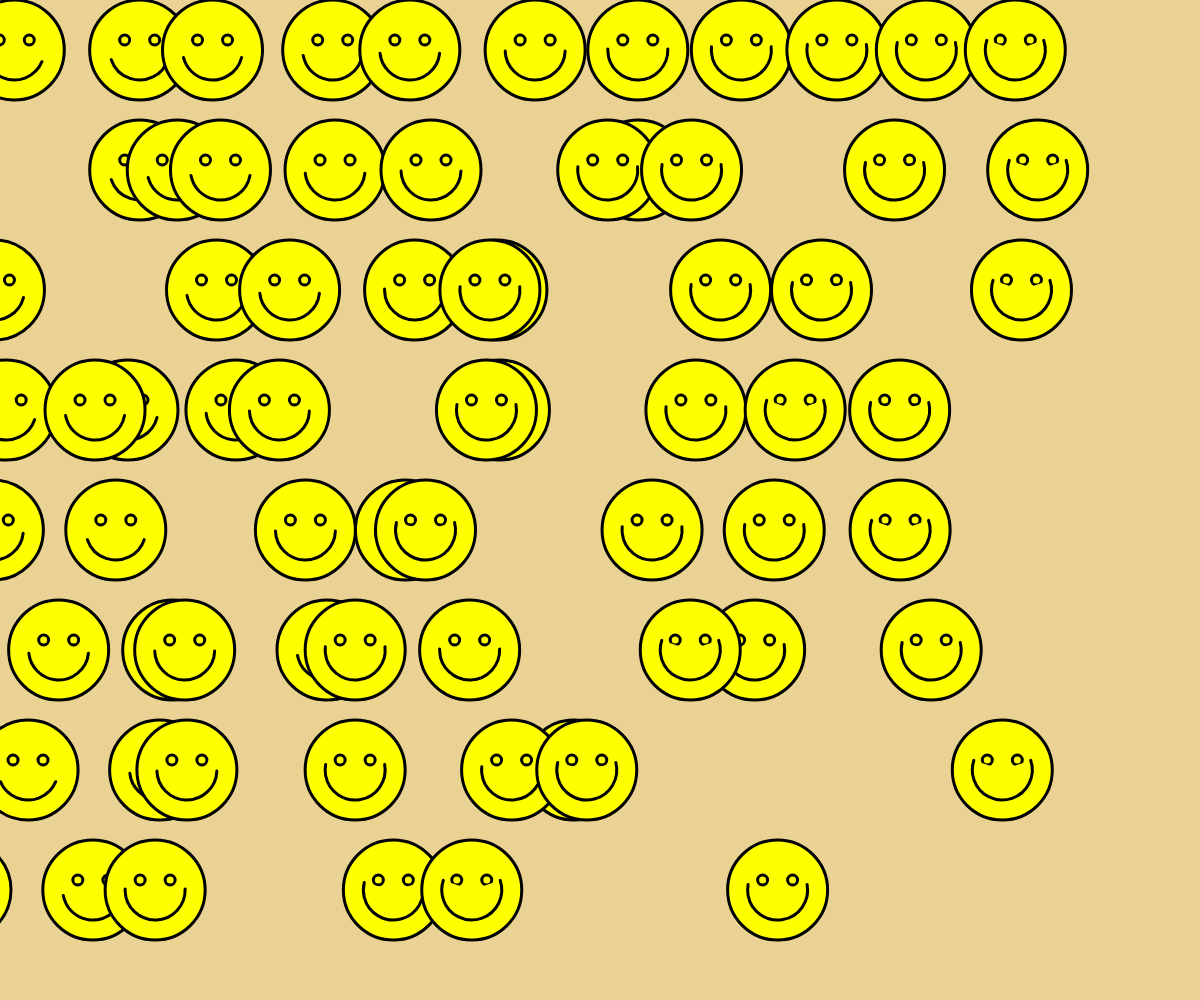
Frame 1 (no input)
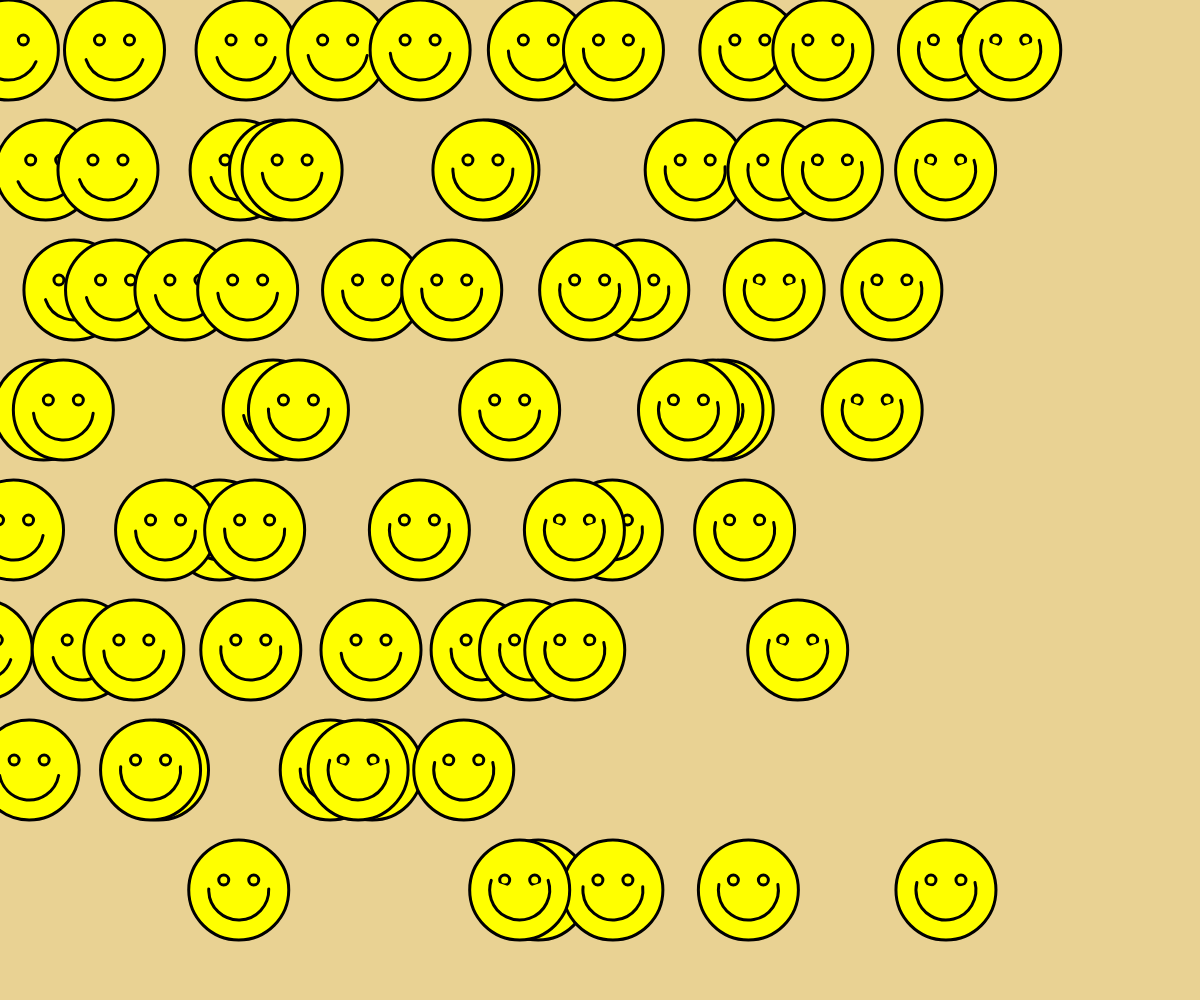
Frame 2 (the mouse pressed at the canvas centre, redrawn once)

The p5.js sketch that drew these frames (run headless with seeded random() and noise() and a simulated clock; the mouse was pressed at the canvas centre and the sketch redrawn once):

// p5.js sketch
// ── sketch.js


function setup() {
  createCanvas(windowWidth, windowHeight);
  

  // interation operators;
  //i++ : adds 1 to i
  // i+=10: adds 10 to i
  // i--: subtracts 1 from i

  for(let i = 0; i<10; i++){
    console.log(i);
  }



}

function draw() {
  background("#e9d293ff")
 noLoop(); // prevents draw from 

  for(let y=50; y<height-50; y+=120){ 
    for(let x=50;x<width-50;x+=100){
 

    push();
  translate(x,y);
  //everything within this push/pop block
  //will be centered, with 0,0 as the center point

  let randomRotation;
  let randonAmount =0.075;
  let randomXDisp;
  let randomYDisp;

  randomXDisp = random(-y);
  translate(randomXDisp,0);



  strokeWeight(3);
  fill("yellow");

  circle(0,0,100);
  circle(-15,-10,10);
  circle(15,-10,10);
  let happiness;
  happiness= map(x,0,width,-25,25);
  arc(0,0,60,60,radians(0-happiness),radians(180+happiness));

  pop();
  }
  }
}
